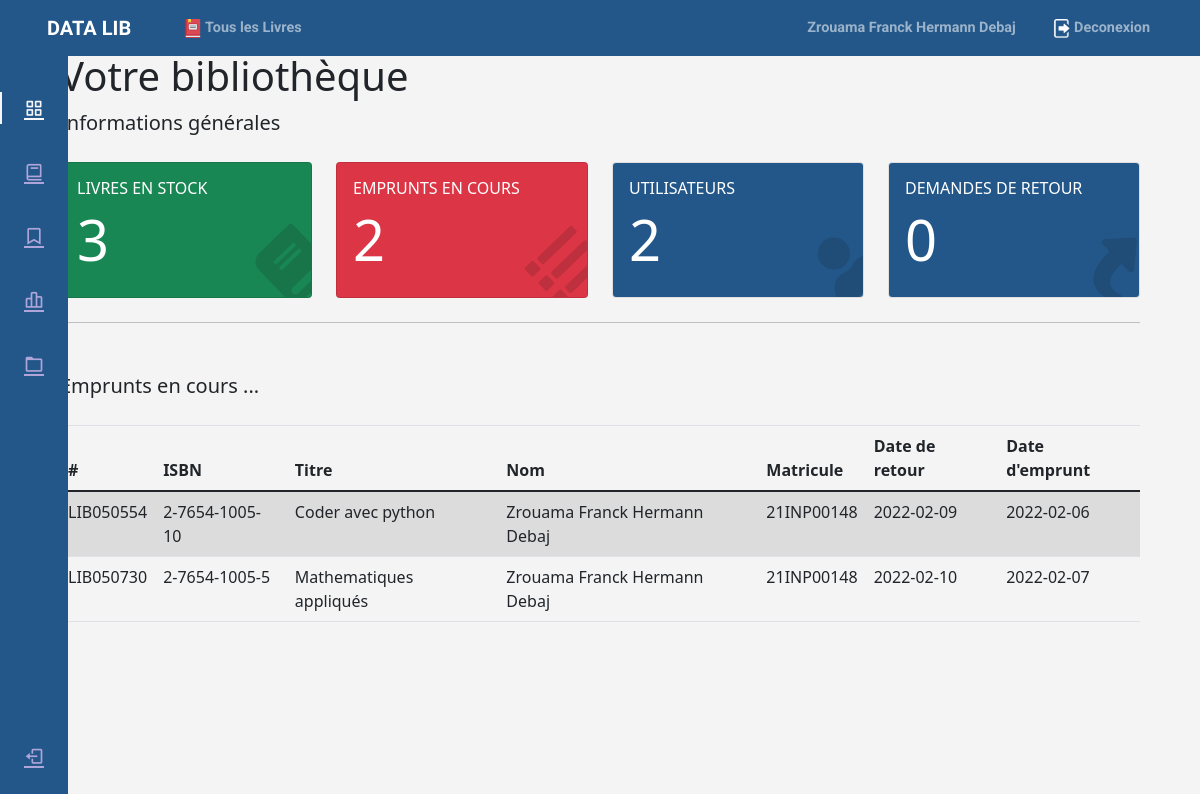
The app's page /dashboard/general (signed in) with its own data.
### app/mod_auth/models.py (models this page shows, shortened)
class Base(db.Model):
    __abstract__ = True
    date_created = db.Column(db.DateTime,  default=db.func.current_timestamp())
    date_modified = db.Column(db.DateTime,  default=db.func.current_timestamp(),onupdate=db.func.current_timestamp())

class User(Base):
    __tablename__ = 'user'
    nom = db.Column(db.String(128),  nullable=False)
    matricule = db.Column(db.String(128),  nullable=False, unique=True,primary_key=True)
    email = db.Column(db.String(128),  nullable=False, unique=True)
    password = db.Column(db.String(192),  nullable=False)
    role = db.Column(db.SmallInteger, nullable=False, default=0)
    status = db.Column(db.SmallInteger, nullable=False, default=1)

### app/mod_emprunt/models.py (models this page shows, shortened)
class Base(db.Model):
    __abstract__ = True
    date_created = db.Column(db.String(128),  default=db.func.current_timestamp())
    date_modified = db.Column(db.String(128),  default=db.func.current_timestamp(),onupdate=db.func.current_timestamp())

@dataclass
class Emprunt(Base):
    __tablename__ = 'emprunt'
    code = db.Column(db.String(128),  nullable=False, unique=True,primary_key=True)
    user = db.Column(db.String(128),  nullable=False,primary_key=True)
    book = db.Column(db.String(128),  nullable=False,primary_key=True)
    date_emprunt = db.Column(db.String(128),  nullable=False)
    date_retour = db.Column(db.String(128),  nullable=False)

### app/mod_book/models.py (models this page shows, shortened)
class Base(db.Model):
    __abstract__ = True
    date_created = db.Column(
        db.String(128),  default=db.func.current_timestamp())
    date_modified = db.Column(db.String(
        128),  default=db.func.current_timestamp(), onupdate=db.func.current_timestamp())

@dataclass
class Book(Base):
    __tablename__ = 'book'
    title = db.Column(db.String(128),  nullable=False)
    isbn = db.Column(db.String(128),  nullable=False,
                     unique=True, primary_key=True)
    author = db.Column(db.String(128),  nullable=False)
    edition = db.Column(db.String(192),  nullable=False)
    nbExemplar = db.Column(db.Integer,  nullable=False, default=1)
    category = db.Column(db.String(128),  nullable=False)
    year = db.Column(db.Integer,  nullable=False)

### app/main/routes.py (the view)
@main.route('/dashboard/general')
def dash_general():
    info = []
    if not('user' in session):
        return redirect(url_for('auth.signin'))
    else:
        info = general_info()
        info["nb_emprunt"] = Emprunt.query.count()
        emprunts = Emprunt.query.all()
        emp = {}
        for emprunt in emprunts:
            emp[emprunt.code] = {'date_retour':emprunt.date_retour,'date_emprunt': emprunt.date_emprunt,'user':getUserById(emprunt.user),'isbn':emprunt.book,'book':getBookInfo(emprunt.book)}
        return render_template("auth/profile/dashboard/general.html", user=session["user"], infos=info,emprunts=emp)

### app/mod_auth/controllers.py (called while the page is built)
def getUserById(matricule):
    return User.query.filter_by(matricule=matricule).first()

### app/mod_book/controllers.py (called while the page is built)
def general_info():
    nb_book = Book.query.count()
    nb_user = User.query.count()
    return {'nb_book':nb_book,'nb_user':nb_user}

def getBookInfo(isbn):
    return Book.query.filter_by(isbn=isbn.strip()).first()

### app/templates/auth/profile/dashboard/general.html (shortened to what this page needs)
{% extends "auth/profile/dash.html" %}
{% block dash_component %}
<div class="container">
    <h2 class="display-6 d-none d-sm-block">
        Votre bibliothèque
    </h2>
    <p class="lead d-none d-sm-block">Informations générales</p>
    <div class="row mb-3">
        <div class="col-xl-3 col-sm-6 py-2">
            <div class="card bg-success text-white h-100">
                <a style="text-decoration:none;color:white" href="/dashboard/livres">
                    <div class="card-body bg-success">
                        <div class="rotate">
                            <i class="fa fa-book fa-4x"></i>
                        </div>
                        <h6 class="text-uppercase">Livres en stock</h6>
                        <h1 class="display-4">{{infos['nb_book']}}</h1>
                    </div>
                </a>
            </div>
        </div>
        <div class="col-xl-3 col-sm-6 py-2">
            <div class="card text-white bg-danger h-100">
                <a style="text-decoration: none;color:white" href="/dashboard/emprunts">
                    <div class="card-body bg-danger">
                        <div class="rotate">
                            <i class="fa fa-list fa-4x"></i>
                        </div>
                        <h6 class="text-uppercase">Emprunts en cours</h6>
                        <h1 class="display-4">{{infos['nb_emprunt']}}</h1>
                    </div>
                </a>
            </div>
        </div>
        <div class="col-xl-3 col-sm-6 py-2">
            <div class="card text-white h-100">
                <div class="card-body bg-steel">
                    <div class="rotate">
                        <i class="fa fa-user fa-4x"></i>
                    </div>
                    <h6 class="text-uppercase">Utilisateurs</h6>
                    <h1 class="display-4">{{infos['nb_user']}}</h1>
                </div>
            </div>
        </div>
        <div class="col-xl-3 col-sm-6 py-2">
            <div class="card text-white h-100">
                <div class="card-body bg-steel">
                    <div class="rotate">
                        <i class="fa fa-share fa-4x"></i>
                    </div>
                    <h6 class="text-uppercase">Demandes de retour</h6>
                    <h1 class="display-4">0</h1>
                </div>
            </div>
        </div>
    </div>
    <hr>
    <p class="lead mt-5">
        Emprunts en cours ...
    </p>
    <div class="row my-4">
        <div class="col-lg-12 col-md-8">
            <div class="table-responsive">
                <table class="table table-striped">
                    <thead class="thead-inverse">
                        <tr>
                            <th>#</th>
                            <th>ISBN</th>
                            <th>Titre</th>
                            <th>Nom</th>
                            <th>Matricule</th>
                            <th>Date de retour</th>
                            <th>Date d'emprunt</th>
                        </tr>
                    </thead>
                    <tbody>
                        {% for code,info in emprunts.items() %}
                        <tr>
                            <td>{{code}}</td>
                            <td>{{info['isbn']}}</td>
                            <td>{{info['book'].title}}</td>
                            <td>{{info['user'].nom}}</td>
                            <td>{{info['user'].matricule}}</td>
                            <td>{{info['date_retour']}}</td>
                            <td>{{info['date_emprunt']}}</td>
                        </tr>
                        {% endfor %}
                    </tbody>
                </table>
            </div>
        </div>
    </div>
</div>
{% endblock dash_component %}

### app/templates/base.html (shortened to what this page needs)
<!DOCTYPE html>
<html lang="en">
<head>
    <link rel="stylesheet" href="/css/main.css">
    <link rel="stylesheet" href="https://stackpath.bootstrapcdn.com/bootstrap/4.1.3/css/bootstrap.min.css"
>
    <link rel="stylesheet" href="https://cdnjs.cloudflare.com/ajax/libs/font-awesome/4.7.0/css/font-awesome.min.css">
    <link rel="stylesheet" href="https://use.fontawesome.com/releases/v5.4.2/css/all.css"
>
</head>
<header class="site-header  fixed-top">
    <nav class="navbar navbar-expand-md navbar-dark bg-steel">
        <div class="container">
            <a class="navbar-brand mr-4" href="/"><img style="height:1.4em;" src="/icons/regal.png" alt="">
                DATA LIB</a>
            <div class="collapse navbar-collapse" id="navbarToggle">
                <div class="navbar-nav mr-auto">
                    <a class="nav-item nav-link" href="/">
                        <img src="/icons/book.png" alt="">
                        Tous les Livres
                    </a>
                </div>
                <div class="navbar-nav">
                    {% if user %}
                    <a class="nav-item nav-link" href="/{{user.nom}}"><img src="/icons/profile.png" alt="">
                        {{ user.nom }}
                    </a>
                    <a class="nav-item nav-link" href="/auth/logout"><img src="/icons/logout.png" alt=""> Deconexion</a>
                    {% endif %}
                </div>
            </div>
        </div>
    </nav>
</header>
<body>
    <main role="main" class=" container-fluid pageContent">
        <div class="row">
            <div class="col-md-12">
                {% block content %}{% endblock %}
            </div>
        </div>
    </main>
</body>
</html>

### app/static/css/main.css (style rules this page uses)
body { background: #fafafa; color: #333333; margin-top: 5rem; padding-bottom: 50px; }
.bg-steel { background-color: #235789; }
.navbar-nav { font-size: 0.9em; }
.navbar-brand { font-family: "Work Sans", sans-serif; font-weight: bold; }
.navbar-nav > a > img { height: 1.3em; }
.site-header .navbar-nav .nav-link { color: #cbd5db; font-weight: bold; font-family: "Roboto", sans-serif; margin-left: 20px; }
.pageContent { margin-top: 52px; }

### app/static/css/dash.css (style rules this page uses)
:root { --header-height: 3rem; --nav-width: 68px; --first-color: #235789;; --first-color-light: #AFA5D9; --white-color: #F7F6FB; --normal-font-size: 1rem; --z-fixed: 100 }
body { background-color: #f4f4f4; position: relative; font-family: var(--body-font); font-size: var(--normal-font-size); transition: .5s }
a { text-decoration: none }

### app/templates/auth/profile/dashboard/general.html (style rules this page uses)
* { padding: 0; margin: 0; box-sizing: border-box; }
body { background-color: #f4f4f4 }
.card { overflow: hidden; }
.card-body .rotate { z-index: 8; float: right; height: 100%; }
.card-body .rotate i { color: rgba(20, 20, 20, 0.15); position: absolute; left: 0; left: auto; right: -10px; bottom: 0; display: block; -webkit-transform: rotate(-44deg); -moz-transform: rotate(-44deg); -o-transform: rotate(-44deg); -ms-transform: rotate(-44deg); transform: rotate(-44deg); }

### records on screen
User: nom "Zrouama Franck Hermann Debaj"
Emprunt: code "LIB050554", isbn "2-7654-1005-10", book "Coder avec python", user.nom "Zrouama Franck Hermann Debaj", user.matricule "21INP00148", date_retour "2022-02-09", date_emprunt "2022-02-06"
Emprunt: code "LIB050730", isbn "2-7654-1005-5", book "Mathematiques appliqués", user.nom "Zrouama Franck Hermann Debaj", user.matricule "21INP00148", date_retour "2022-02-10", date_emprunt "2022-02-07"

### other values on screen
{{ infos['nb_book'] }} "3"
{{ infos['nb_emprunt'] }} "2"
{{ infos['nb_user'] }} "2"
